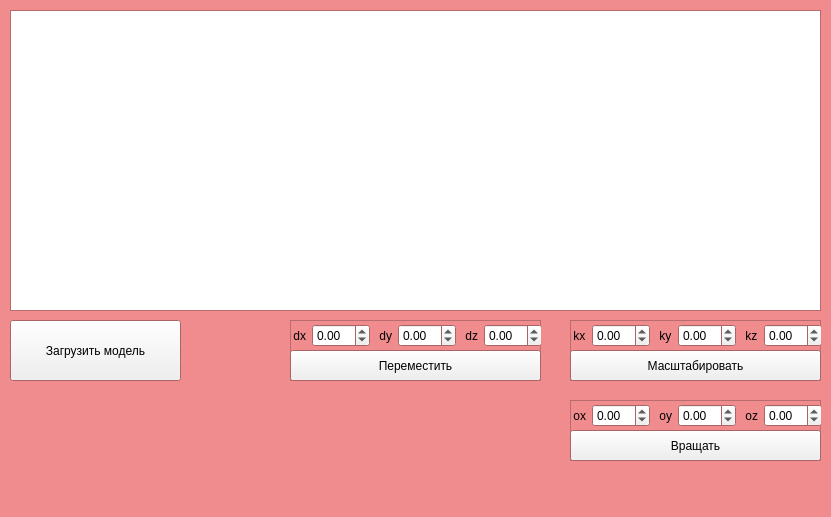
<?xml version="1.0" encoding="UTF-8"?>
<ui version="4.0">
 <class>MainWindow</class>
 <widget class="QMainWindow" name="MainWindow">
  <property name="enabled">
   <bool>true</bool>
  </property>
  <property name="geometry">
   <rect>
    <x>0</x>
    <y>0</y>
    <width>831</width>
    <height>517</height>
   </rect>
  </property>
  <property name="sizePolicy">
   <sizepolicy hsizetype="Preferred" vsizetype="Preferred">
    <horstretch>0</horstretch>
    <verstretch>0</verstretch>
   </sizepolicy>
  </property>
  <property name="palette">
   <palette>
    <active>
     <colorrole role="Midlight">
      <brush brushstyle="SolidPattern">
       <color alpha="255">
        <red>176</red>
        <green>160</green>
        <blue>251</blue>
       </color>
      </brush>
     </colorrole>
     <colorrole role="Base">
      <brush brushstyle="SolidPattern">
       <color alpha="255">
        <red>255</red>
        <green>255</green>
        <blue>255</blue>
       </color>
      </brush>
     </colorrole>
     <colorrole role="Window">
      <brush brushstyle="SolidPattern">
       <color alpha="255">
        <red>240</red>
        <green>140</green>
        <blue>141</blue>
       </color>
      </brush>
     </colorrole>
    </active>
    <inactive>
     <colorrole role="Midlight">
      <brush brushstyle="SolidPattern">
       <color alpha="255">
        <red>176</red>
        <green>160</green>
        <blue>251</blue>
       </color>
      </brush>
     </colorrole>
     <colorrole role="Base">
      <brush brushstyle="SolidPattern">
       <color alpha="255">
        <red>255</red>
        <green>255</green>
        <blue>255</blue>
       </color>
      </brush>
     </colorrole>
     <colorrole role="Window">
      <brush brushstyle="SolidPattern">
       <color alpha="255">
        <red>240</red>
        <green>140</green>
        <blue>141</blue>
       </color>
      </brush>
     </colorrole>
    </inactive>
    <disabled>
     <colorrole role="Midlight">
      <brush brushstyle="SolidPattern">
       <color alpha="255">
        <red>176</red>
        <green>160</green>
        <blue>251</blue>
       </color>
      </brush>
     </colorrole>
     <colorrole role="Base">
      <brush brushstyle="SolidPattern">
       <color alpha="255">
        <red>240</red>
        <green>140</green>
        <blue>141</blue>
       </color>
      </brush>
     </colorrole>
     <colorrole role="Window">
      <brush brushstyle="SolidPattern">
       <color alpha="255">
        <red>240</red>
        <green>140</green>
        <blue>141</blue>
       </color>
      </brush>
     </colorrole>
    </disabled>
   </palette>
  </property>
  <property name="windowTitle">
   <string>Lab01 by Artemev Ilya IU7-43B</string>
  </property>
  <widget class="QWidget" name="centralwidget">
   <widget class="QGraphicsView" name="graphicsView">
    <property name="geometry">
     <rect>
      <x>10</x>
      <y>10</y>
      <width>811</width>
      <height>301</height>
     </rect>
    </property>
   </widget>
   <widget class="QPushButton" name="loadButton">
    <property name="geometry">
     <rect>
      <x>10</x>
      <y>320</y>
      <width>171</width>
      <height>61</height>
     </rect>
    </property>
    <property name="text">
     <string>Загрузить модель</string>
    </property>
   </widget>
   <widget class="QFrame" name="frame">
    <property name="geometry">
     <rect>
      <x>290</x>
      <y>320</y>
      <width>251</width>
      <height>61</height>
     </rect>
    </property>
    <property name="frameShape">
     <enum>QFrame::StyledPanel</enum>
    </property>
    <property name="frameShadow">
     <enum>QFrame::Raised</enum>
    </property>
    <widget class="QPushButton" name="moveButton">
     <property name="geometry">
      <rect>
       <x>0</x>
       <y>30</y>
       <width>251</width>
       <height>31</height>
      </rect>
     </property>
     <property name="text">
      <string>Переместить</string>
     </property>
    </widget>
    <widget class="QWidget" name="gridLayoutWidget">
     <property name="geometry">
      <rect>
       <x>0</x>
       <y>0</y>
       <width>251</width>
       <height>31</height>
      </rect>
     </property>
     <layout class="QGridLayout" name="gridLayout">
      <item row="0" column="5">
       <widget class="QLabel" name="label_3">
        <property name="text">
         <string> dz</string>
        </property>
       </widget>
      </item>
      <item row="0" column="6">
       <widget class="QDoubleSpinBox" name="dz_spbox">
        <property name="minimum">
         <double>-99999999999999991611392.000000000000000</double>
        </property>
        <property name="maximum">
         <double>10000000000000000.000000000000000</double>
        </property>
       </widget>
      </item>
      <item row="0" column="4">
       <widget class="QDoubleSpinBox" name="dy_spbox">
        <property name="minimum">
         <double>-10000000000000000000000.000000000000000</double>
        </property>
        <property name="maximum">
         <double>10000000000000000000000.000000000000000</double>
        </property>
       </widget>
      </item>
      <item row="0" column="1">
       <widget class="QDoubleSpinBox" name="dx_spbox">
        <property name="minimum">
         <double>-10000000000000000.000000000000000</double>
        </property>
        <property name="maximum">
         <double>10000000000000000.000000000000000</double>
        </property>
       </widget>
      </item>
      <item row="0" column="0">
       <widget class="QLabel" name="label">
        <property name="text">
         <string> dx</string>
        </property>
       </widget>
      </item>
      <item row="0" column="2" colspan="2">
       <widget class="QLabel" name="label_2">
        <property name="text">
         <string> dy</string>
        </property>
       </widget>
      </item>
     </layout>
    </widget>
   </widget>
   <widget class="QFrame" name="frame_2">
    <property name="geometry">
     <rect>
      <x>570</x>
      <y>320</y>
      <width>251</width>
      <height>61</height>
     </rect>
    </property>
    <property name="frameShape">
     <enum>QFrame::StyledPanel</enum>
    </property>
    <property name="frameShadow">
     <enum>QFrame::Raised</enum>
    </property>
    <widget class="QPushButton" name="scaleButton">
     <property name="geometry">
      <rect>
       <x>0</x>
       <y>30</y>
       <width>251</width>
       <height>31</height>
      </rect>
     </property>
     <property name="text">
      <string>Масштабировать</string>
     </property>
    </widget>
    <widget class="QWidget" name="gridLayoutWidget_2">
     <property name="geometry">
      <rect>
       <x>0</x>
       <y>0</y>
       <width>251</width>
       <height>31</height>
      </rect>
     </property>
     <layout class="QGridLayout" name="gridLayout_2">
      <item row="0" column="5">
       <widget class="QLabel" name="label_4">
        <property name="text">
         <string> kz</string>
        </property>
       </widget>
      </item>
      <item row="0" column="4">
       <widget class="QDoubleSpinBox" name="ky_spbox">
        <property name="minimum">
         <double>-10000000000000000000000.000000000000000</double>
        </property>
        <property name="maximum">
         <double>10000000000000000000000.000000000000000</double>
        </property>
       </widget>
      </item>
      <item row="0" column="1">
       <widget class="QDoubleSpinBox" name="kx_spbox">
        <property name="minimum">
         <double>-10000000000000000.000000000000000</double>
        </property>
        <property name="maximum">
         <double>10000000000000000.000000000000000</double>
        </property>
       </widget>
      </item>
      <item row="0" column="0">
       <widget class="QLabel" name="label_5">
        <property name="text">
         <string> kx</string>
        </property>
       </widget>
      </item>
      <item row="0" column="6">
       <widget class="QDoubleSpinBox" name="kz_spbox">
        <property name="minimum">
         <double>-99999999999999991611392.000000000000000</double>
        </property>
        <property name="maximum">
         <double>10000000000000000.000000000000000</double>
        </property>
       </widget>
      </item>
      <item row="0" column="2" colspan="2">
       <widget class="QLabel" name="label_6">
        <property name="text">
         <string> ky</string>
        </property>
       </widget>
      </item>
     </layout>
    </widget>
   </widget>
   <widget class="QFrame" name="frame_3">
    <property name="geometry">
     <rect>
      <x>570</x>
      <y>400</y>
      <width>251</width>
      <height>61</height>
     </rect>
    </property>
    <property name="frameShape">
     <enum>QFrame::StyledPanel</enum>
    </property>
    <property name="frameShadow">
     <enum>QFrame::Raised</enum>
    </property>
    <widget class="QPushButton" name="rotateButton">
     <property name="geometry">
      <rect>
       <x>0</x>
       <y>30</y>
       <width>251</width>
       <height>31</height>
      </rect>
     </property>
     <property name="text">
      <string>Вращать</string>
     </property>
    </widget>
    <widget class="QWidget" name="gridLayoutWidget_3">
     <property name="geometry">
      <rect>
       <x>0</x>
       <y>0</y>
       <width>251</width>
       <height>31</height>
      </rect>
     </property>
     <layout class="QGridLayout" name="gridLayout_3">
      <item row="0" column="5">
       <widget class="QLabel" name="label_7">
        <property name="text">
         <string> oz</string>
        </property>
       </widget>
      </item>
      <item row="0" column="6">
       <widget class="QDoubleSpinBox" name="oz_spbox">
        <property name="minimum">
         <double>-99999999999999991611392.000000000000000</double>
        </property>
        <property name="maximum">
         <double>10000000000000000.000000000000000</double>
        </property>
       </widget>
      </item>
      <item row="0" column="4">
       <widget class="QDoubleSpinBox" name="oy_spbox">
        <property name="minimum">
         <double>-10000000000000000000000.000000000000000</double>
        </property>
        <property name="maximum">
         <double>10000000000000000000000.000000000000000</double>
        </property>
       </widget>
      </item>
      <item row="0" column="1">
       <widget class="QDoubleSpinBox" name="ox_spbox">
        <property name="minimum">
         <double>-10000000000000000.000000000000000</double>
        </property>
        <property name="maximum">
         <double>10000000000000000.000000000000000</double>
        </property>
       </widget>
      </item>
      <item row="0" column="0">
       <widget class="QLabel" name="label_8">
        <property name="text">
         <string> ox</string>
        </property>
       </widget>
      </item>
      <item row="0" column="2" colspan="2">
       <widget class="QLabel" name="label_9">
        <property name="text">
         <string> oy</string>
        </property>
       </widget>
      </item>
     </layout>
    </widget>
   </widget>
  </widget>
  <widget class="QMenuBar" name="menubar">
   <property name="geometry">
    <rect>
     <x>0</x>
     <y>0</y>
     <width>831</width>
     <height>22</height>
    </rect>
   </property>
  </widget>
  <widget class="QStatusBar" name="statusbar">
   <property name="acceptDrops">
    <bool>false</bool>
   </property>
   <property name="toolTipDuration">
    <number>-1</number>
   </property>
   <property name="sizeGripEnabled">
    <bool>false</bool>
   </property>
  </widget>
 </widget>
 <resources/>
 <connections/>
</ui>
